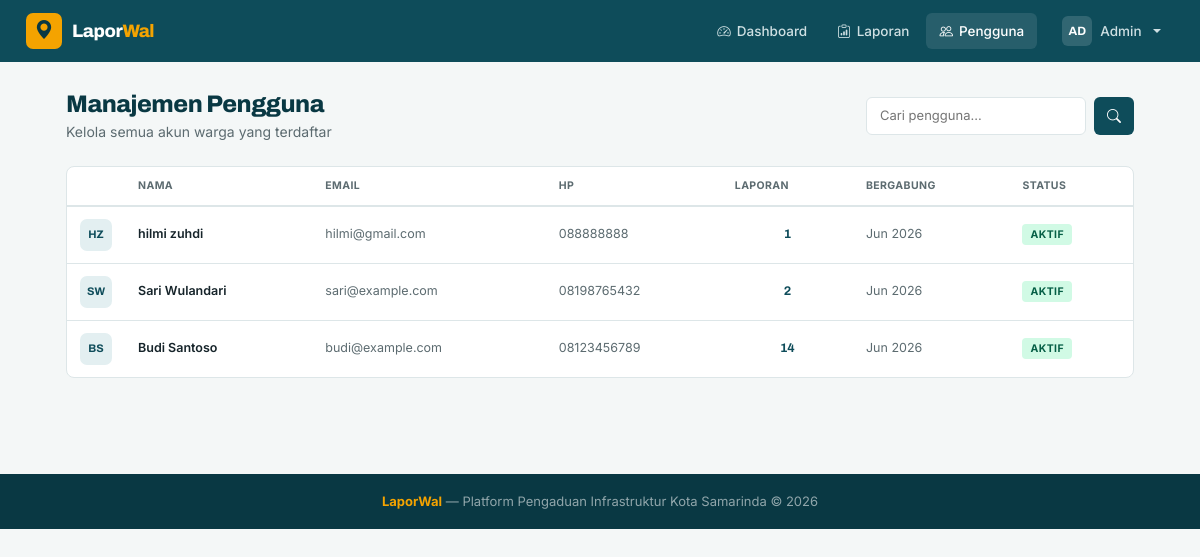
/admin-panel/pengguna/ (signed in), run on the app's committed database.
### accounts/models.py (models this page shows, shortened)
class CustomUser(AbstractUser):
    phone = models.CharField(max_length=20, blank=True, verbose_name="Nomor HP")
    avatar = models.ImageField(upload_to='avatars/', blank=True, null=True, verbose_name="Foto Profil")
    kota = models.CharField(max_length=100, default='Samarinda', verbose_name="Kota")
    is_admin_dinas = models.BooleanField(default=False, verbose_name="Admin Dinas")
    class Meta:
        verbose_name = "Pengguna"
        verbose_name_plural = "Pengguna"
    def get_initials(self):
        parts = self.get_full_name().split()
        if len(parts) >= 2:
            return parts[0][0].upper() + parts[1][0].upper()
        elif self.first_name:
            return self.first_name[:2].upper()
        return self.username[:2].upper()

### laporan/views.py (the view)
    def wrapper(request, *args, **kwargs):
        if not request.user.is_authenticated:
            return redirect('login')
        if not (request.user.is_admin_dinas or request.user.is_staff):
            messages.error(request, 'Anda tidak memiliki akses halaman admin.')
            return redirect('beranda')
        return view_func(request, *args, **kwargs)

### laporan/views.py (called while the page is built)
def admin_required(view_func):
    def wrapper(request, *args, **kwargs):
        if not request.user.is_authenticated:
            return redirect('login')
        if not (request.user.is_admin_dinas or request.user.is_staff):
            messages.error(request, 'Anda tidak memiliki akses halaman admin.')
            return redirect('beranda')
        return view_func(request, *args, **kwargs)
    wrapper.__name__ = view_func.__name__
    return wrapper

@admin_required
def admin_pengguna(request):
    search = request.GET.get('q', '')
    users = CustomUser.objects.filter(is_staff=False).annotate(
        total_laporan=Count('laporan_set')
    ).order_by('-date_joined')
    if search:
        users = users.filter(
            Q(first_name__icontains=search) |
            Q(last_name__icontains=search) |
            Q(email__icontains=search)
        )
    paginator = Paginator(users, 15)
    page_num = request.GET.get('page', 1)
    users_page = paginator.get_page(page_num)
    return render(request, 'laporan/admin_pengguna.html', {
        'users': users_page,
        'search': search,
    })

### templates/laporan/admin_pengguna.html (shortened to what this page needs)
{% extends 'base.html' %}
{% block content %}
<div class="admin-wrap">
  <div class="d-flex align-items-center justify-content-between mb-4">
    <div>
      <h1 class="h-page" style="margin-bottom:2px">Manajemen Pengguna</h1>
      <p class="section-sub mb-0">Kelola semua akun warga yang terdaftar</p>
    </div>
    <form method="get" class="d-flex gap-2">
      <input type="text" name="q" value="{{ search }}" placeholder="Cari pengguna..." style="border:1.5px solid var(--line);border-radius:6px;padding:8px 13px;font-size:13px;width:220px">
      <button type="submit" class="btn-teal" style="padding:8px 13px"><i class="bi bi-search"></i></button>
    </form>
  </div>
  <div class="lw-card" style="padding:0;overflow:hidden">
    <table class="tbl">
      <thead>
        <tr><th style="width:40px"></th><th>Nama</th><th>Email</th><th>HP</th><th>Laporan</th><th>Bergabung</th><th>Status</th></tr>
      </thead>
      <tbody>
        {% for u in users %}
        <tr>
          <td><div class="uavatar">{{ u.get_initials }}</div></td>
          <td style="font-weight:600">{{ u.get_full_name|default:u.username }}</td>
          <td style="color:var(--muted)">{{ u.email }}</td>
          <td style="color:var(--muted)">{{ u.phone|default:'-' }}</td>
          <td style="text-align:center;font-weight:700;color:var(--teal);font-family:var(--display)">{{ u.total_laporan }}</td>
          <td style="color:var(--muted)">{{ u.date_joined|date:"M Y" }}</td>
          <td>
            <span class="{% if u.is_active %}badge-selesai{% else %}badge-ditolak{% endif %}">
              {% if u.is_active %}Aktif{% else %}Nonaktif{% endif %}
            </span>
          </td>
        </tr>
        {% empty %}
        <tr><td colspan="7" class="text-center section-sub py-5">Tidak ada pengguna ditemukan.</td></tr>
        {% endfor %}
      </tbody>
    </table>
  </div>
</div>
{% endblock %}

### templates/base.html (shortened to what this page needs)
<!DOCTYPE html>
<html lang="id">
<head>
  {% load static %}
  <link href="https://cdn.jsdelivr.net/npm/bootstrap@5.3.3/dist/css/bootstrap.min.css" rel="stylesheet">
  <link href="https://cdn.jsdelivr.net/npm/bootstrap-icons@1.11.3/font/bootstrap-icons.css" rel="stylesheet">
</head>
<body>
<nav class="lw-navbar">
  <a href="{% url 'beranda' %}" class="lw-brand">
    <div class="lw-brand-icon"><i class="bi bi-geo-alt-fill"></i></div>
    <span class="lw-brand-text">Lapor<b>Wal</b></span>
  </a>
  <div class="lw-nav-links">
    {% if user.is_authenticated %}
      {% if user.is_admin_dinas or user.is_staff %}
        <a href="{% url 'admin_dashboard' %}" class="lw-nav-link {% if request.resolver_match.url_name == 'admin_dashboard' %}active{% endif %}"><i class="bi bi-speedometer2"></i>Dashboard</a>
        <a href="{% url 'admin_laporan' %}" class="lw-nav-link {% if request.resolver_match.url_name == 'admin_laporan' %}active{% endif %}"><i class="bi bi-clipboard-data"></i>Laporan</a>
        <a href="{% url 'admin_pengguna' %}" class="lw-nav-link {% if request.resolver_match.url_name == 'admin_pengguna' %}active{% endif %}"><i class="bi bi-people"></i>Pengguna</a>
      {% endif %}
      <div class="dropdown ms-2">
        <button class="lw-nav-link dropdown-toggle d-flex align-items-center gap-2" data-bs-toggle="dropdown">
          <div style="width:30px;height:30px;background:rgba(255,255,255,.15);border-radius:6px;display:flex;align-items:center;justify-content:center;font-size:12px;font-weight:700;color:#fff;font-family:var(--display)">
            {{ user.get_initials }}
          </div>
          <span class="d-none d-md-inline">{{ user.first_name|default:user.username }}</span>
        </button>
      </div>
    {% endif %}
  </div>
</nav>
{% block content %}{% endblock %}
<footer class="lw-footer">
  <b>LaporWal</b> &mdash; Platform Pengaduan Infrastruktur Kota Samarinda &copy; 2026
</footer>
</body>
</html>

### data on the page
CustomUser: get_initials "AD", first_name "Admin"
CustomUser: get_initials "HZ", get_full_name "hilmi zuhdi", email "hilmi@gmail.com", phone "088888888", total_laporan "1", date_joined "Jun 2026", is_active "AKTIF"
CustomUser: get_initials "SW", get_full_name "Sari Wulandari", email "sari@example.com", phone "08198765432", total_laporan "2", date_joined "Jun 2026", is_active "AKTIF"
CustomUser: get_initials "BS", get_full_name "Budi Santoso", email "budi@example.com", phone "08123456789", total_laporan "14", date_joined "Jun 2026", is_active "AKTIF"
